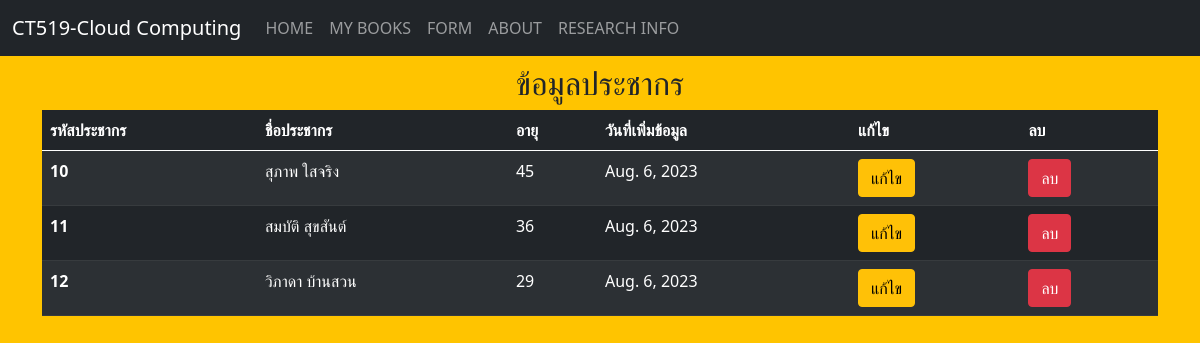
Before: /mybooks/ with the older database file.
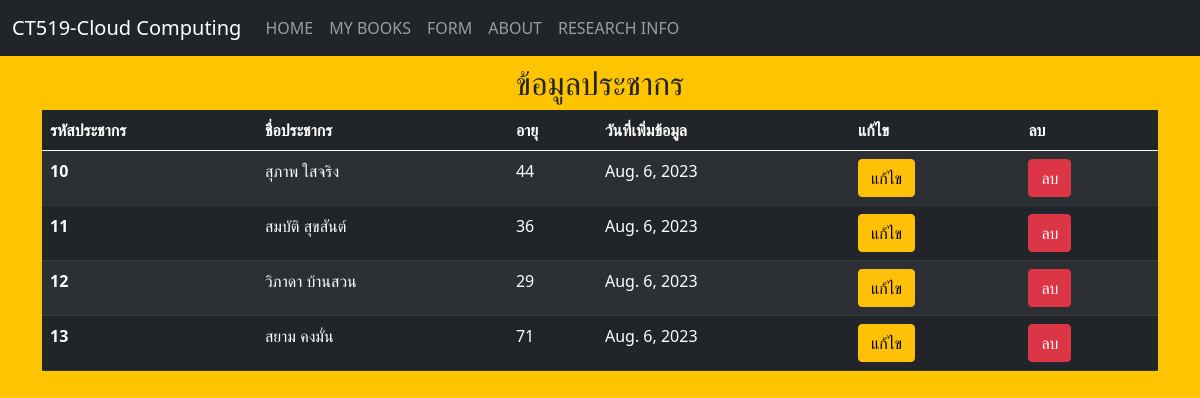
After: the same page with the newer database file.
### myapp/models.py (models this page shows, shortened)
class Person(models.Model):
    name = models.CharField(max_length=100)
    age = models.IntegerField()
    date = models.DateField(auto_now_add=True)

### myapp/views.py (the view)
# urls.py: path('mybooks/', views.mybooks),
def mybooks(request):
    all_person = Person.objects.all()
    return render(request,"mybooks.html",{"all_person":all_person})

### myapp/templates/mybooks.html (shortened to what this page needs)
{% extends "base.html" %}
{% block content %}
    <body class="yellow-background">
    <h2 class="text-center">ข้อมูลประชากร</h2>
    <table class="table table-dark table-striped">
        <thead>
          <tr>
            <th scope="col">รหัสประชากร</th>
            <th scope="col">ชื่อประชากร</th>
            <th scope="col">อายุ</th>
            <th scope="col">วันที่เพิ่มข้อมูล</th>
            <th scope="col">แก้ไข</th>
            <th scope="col">ลบ</th>
          </tr>
        </thead>
        <tbody>
            {% for person in all_person %}
            <tr>
                <th scope="row">{{person.id}}</th>
                <td>{{person.name}}</td>
                <td>{{person.age}}</td>
                <td>{{person.date}}</td>
                <td><a href="/edit/{{person.id}}" class="btn btn-warning">แก้ไข</a></td>
                <td>
                    <a href="delete/{{person.id}}"
                    class="btn btn-danger"
                    onclick="return confirm('คุณต้องการลบ {{person.name}} หรือไม่ ?')"
                    >ลบ</a>
                </td>
            </tr>
            {% endfor %}
        </tbody>
      </table>
{% endblock %}

### myapp/templates/base.html (shortened to what this page needs)
{% load static %}
<!DOCTYPE html>
<html lang="en">
<head>
    <link href="https://cdn.jsdelivr.net/npm/bootstrap@5.0.2/dist/css/bootstrap.min.css" rel="stylesheet">
    <link rel="stylesheet" href="{% static 'css/styles.css' %}">
</head>
<body>
    <nav class="navbar navbar-expand-lg navbar-dark bg-dark">
        <div class="container-fluid">
          <a class="navbar-brand ml-auto" href="/">CT519-Cloud Computing</a>
          <div class="collapse navbar-collapse" id="navbarNav">
            <ul class="navbar-nav">
              <li class="nav-item">
                <a class="nav-link" aria-current="page" href="/">HOME</a>
              </li>
              <li class="nav-item">
                <a class="nav-link" href="/mybooks">MY BOOKS</a>
              </li>
              <li class="nav-item">
                <a class="nav-link" href="/form">FORM</a>
              </li>
              <li class="nav-item">
                <a class="nav-link" href="/about">ABOUT</a>
              </li>
              <li class="nav-item">
                <a class="nav-link" href="/research">RESEARCH INFO</a>
              </li>
            </ul>
          </div>
        </div>
      </nav>
    <div class="container my-2">
        {% block content %}
        {%endblock%}
    </div>
</body>
</html>

### myapp/static/css/styles.css (style rules this page uses)
.yellow-background { background-color: #ffc400; }

Changed rows visible on the page:
changed Person "สุภาพ ใสจริง": age "45" → "44"
added Person: id "13", name "สยาม คงมั่น", age "71", date "Aug. 6, 2023"
